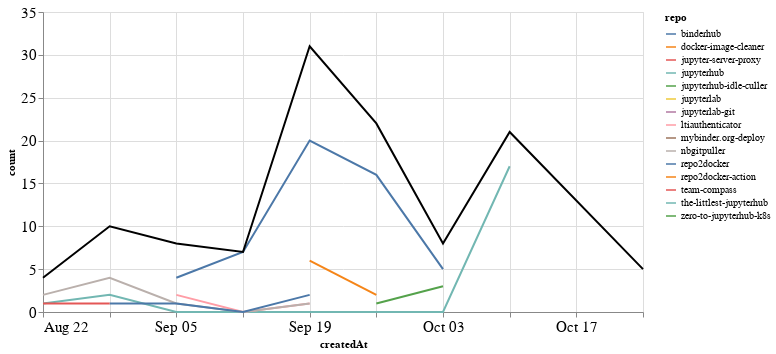

Notebook code cell kept with this figure:
### Markdown cell above
### Comments

### Code cell
comments_time = comments.groupby('repo').resample('W', on='createdAt').count()['author'].reset_index()
comments_time = comments_time.rename(columns={'author': 'count'})
comments_time_total = comments_time.groupby('createdAt').agg({"count": "sum"}).reset_index()
ch1 = alt.Chart(comments_time, width=600).mark_line().encode(
    x='createdAt',
    y='count',
    color='repo',
    tooltip="repo"
)

ch2 = alt.Chart(comments_time_total, width=600).mark_line(color="black").encode(
    x='createdAt',
    y='count',
)

ch1 + ch2

### Figure 1 — Vega-Lite specification as saved in the notebook (floating-point values rounded to 4 significant figures)
{"config": {"axisLeft": {"labelFontSize": 15}, "axisBottom": {"labelFontSize": 15}}, "layer": [{"data": {"name": "data-27fb9a4f0f3fc4b5dfb962336856f70b"}, "mark": "line", "encoding": {"color": {"type": "nominal", "field": "repo"}, "tooltip": {"type": "nominal", "field": "repo"}, "x": {"type": "temporal", "field": "createdAt"}, "y": {"type": "quantitative", "field": "count"}}, "width": 600}, {"data": {"name": "data-2c8101c8cbf40f69b5ab9faa5e0f470d"}, "mark": {"type": "line", "color": "black"}, "encoding": {"x": {"type": "temporal", "field": "createdAt"}, "y": {"type": "quantitative", "field": "count"}}, "width": 600}], "$schema": "https://vega.github.io/schema/vega-lite/v4.8.1.json", "datasets": {"data-27fb9a4f0f3fc4b5dfb962336856f70b": [{"repo": "binderhub", "createdAt": "2021-09-05T00:00:00", "count": 4}, {"repo": "binderhub", "createdAt": "2021-09-12T00:00:00", "count": 7}, {"repo": "binderhub", "createdAt": "2021-09-19T00:00:00", "count": 20}, {"repo": "binderhub", "createdAt": "2021-09-26T00:00:00", "count": 16}, {"repo": "binderhub", "createdAt": "2021-10-03T00:00:00", "count": 5}, {"repo": "docker-image-cleaner", "createdAt": "2021-09-19T00:00:00", "count": 6}, {"repo": "docker-image-cleaner", "createdAt": "2021-09-26T00:00:00", "count": 2}, {"repo": "jupyter-server-proxy", "createdAt": "2021-08-29T00:00:00", "count": 2}, {"repo": "jupyterhub", "createdAt": "2021-08-22T00:00:00", "count": 1}, {"repo": "jupyterhub", "createdAt": "2021-08-29T00:00:00", "count": 2}, {"repo": "jupyterhub", "createdAt": "2021-09-05T00:00:00", "count": 0}, {"repo": "jupyterhub", "createdAt": "2021-09-12T00:00:00", "count": 0}, {"repo": "jupyterhub", "createdAt": "2021-09-19T00:00:00", "count": 0}, {"repo": "jupyterhub", "createdAt": "2021-09-26T00:00:00", "count": 0}, {"repo": "jupyterhub", "createdAt": "2021-10-03T00:00:00", "count": 0}, {"repo": "jupyterhub", "createdAt": "2021-10-10T00:00:00", "count": 17}, {"repo": "jupyterhub-idle-culler", "createdAt": "2021-09-26T00:00:00", "count": 1}, {"repo": "jupyterlab", "createdAt": "2021-10-10T00:00:00", "count": 1}, {"repo": "jupyterlab-git", "createdAt": "2021-10-10T00:00:00", "count": 3}, {"repo": "ltiauthenticator", "createdAt": "2021-09-05T00:00:00", "count": 2}, {"repo": "ltiauthenticator", "createdAt": "2021-09-12T00:00:00", "count": 0}, {"repo": "ltiauthenticator", "createdAt": "2021-09-19T00:00:00", "count": 1}, {"repo": "mybinder.org-deploy", "createdAt": "2021-09-26T00:00:00", "count": 2}, {"repo": "nbgitpuller", "createdAt": "2021-08-22T00:00:00", "count": 2}, {"repo": "nbgitpuller", "createdAt": "2021-08-29T00:00:00", "count": 4}, {"repo": "nbgitpuller", "createdAt": "2021-09-05T00:00:00", "count": 1}, {"repo": "nbgitpuller", "createdAt": "2021-09-12T00:00:00", "count": 0}, {"repo": "nbgitpuller", "createdAt": "2021-09-19T00:00:00", "count": 1}, {"repo": "repo2docker", "createdAt": "2021-08-29T00:00:00", "count": 1}, {"repo": "repo2docker", "createdAt": "2021-09-05T00:00:00", "count": 1}, {"repo": "repo2docker", "createdAt": "2021-09-12T00:00:00", "count": 0}, {"repo": "repo2docker", "createdAt": "2021-09-19T00:00:00", "count": 2}, {"repo": "repo2docker-action", "createdAt": "2021-09-19T00:00:00", "count": 1}, {"repo": "team-compass", "createdAt": "2021-08-22T00:00:00", "count": 1}, {"repo": "team-compass", "createdAt": "2021-08-29T00:00:00", "count": 1}, {"repo": "the-littlest-jupyterhub", "createdAt": "2021-10-24T00:00:00", "count": 5}, {"repo": "zero-to-jupyterhub-k8s", "createdAt": "2021-09-26T00:00:00", "count": 1}, {"repo": "zero-to-jupyterhub-k8s", "createdAt": "2021-10-03T00:00:00", "count": 3}], "data-2c8101c8cbf40f69b5ab9faa5e0f470d": [{"createdAt": "2021-08-22T00:00:00", "count": 4}, {"createdAt": "2021-08-29T00:00:00", "count": 10}, {"createdAt": "2021-09-05T00:00:00", "count": 8}, {"createdAt": "2021-09-12T00:00:00", "count": 7}, {"createdAt": "2021-09-19T00:00:00", "count": 31}, {"createdAt": "2021-09-26T00:00:00", "count": 22}, {"createdAt": "2021-10-03T00:00:00", "count": 8}, {"createdAt": "2021-10-10T00:00:00", "count": 21}, {"createdAt": "2021-10-24T00:00:00", "count": 5}]}}
